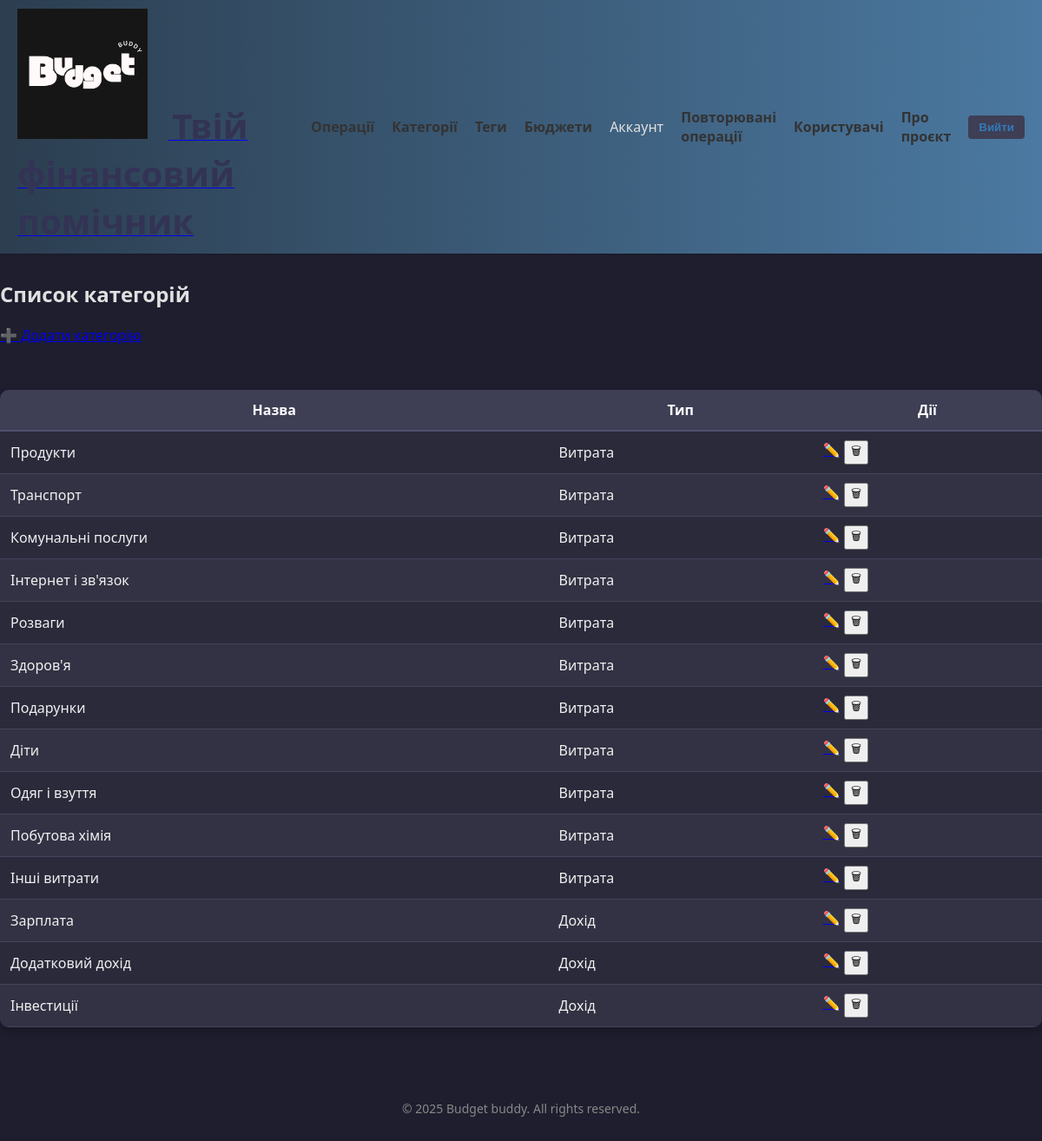
/categories/ (signed in), run on the app's committed database.
### apps/core/models/category.py (models this page shows, shortened)
class Category(TimeStampedModel):
    id = models.AutoField(primary_key=True)
    name = models.CharField(max_length=100)
    type = models.CharField(
        max_length=10,
        choices=TransactionType.choices,
        default=TransactionType.EXPENSE
    )
    user = models.ForeignKey(settings.AUTH_USER_MODEL, on_delete=models.CASCADE, null=True, blank=True, related_name='categories')

### apps/core/views.py (the view)
# urls.py: path('categories/', views.category_list, name='category_list'),
@require_http_methods(["GET"])
def category_list(request):
    categories = Category.objects.filter(user=request.user)
    return render(request, 'core/pages/category_list.html', {'categories': categories})

### apps/core/templates/core/pages/category_list.html (shortened to what this page needs)
{% extends "base.html" %}
{% block content %}
<div class="container">
    <h2>Список категорій</h2>
    <a href="{% url 'core:category_create' %}" class="btn btn-success">➕ Додати категорію</a>
    <br><br>
    {% if categories %}
        <table class="table">
            <thead>
                <tr>
                    <th>Назва</th>
                    <th>Тип</th>
                    <th>Дії</th>
                </tr>
            </thead>
            <tbody>
                {% for category in categories %}
                    <tr>
                        <td>{{ category.name }}</td>
                        <td>{{ category.get_type_display }}</td>
                        <td>
                            <a href="{% url 'core:category_update' category.pk %}" class="btn btn-sm btn-primary">✏️</a>
                            <form action="{% url 'core:category_delete' category.pk %}" method="post" style="display:inline;">
                                <button type="submit" class="btn btn-sm btn-danger" onclick="return confirm('Ви впевнені?')">🗑</button>
                            </form>
                        </td>
                    </tr>
                {% endfor %}
            </tbody>
        </table>
    {% else %}
        <p>Немає жодної категорії.</p>
    {% endif %}
</div>
{% endblock %}

### static/styles.css (style rules this page uses)
html, body { height: 100%; margin: 0; padding: 0; font-family: 'Segoe UI', sans-serif; font-size: 16px; background-color: #1e1e2f; color: #e0e0e0; }
body { display: flex; flex-direction: column; min-height: 100vh; }
.container { margin: 30px auto; max-width: 1200px; }
table { width: 100%; border-collapse: collapse; margin-top: 30px; background-color: #2a2a3b; border-radius: 10px; overflow: hidden; box-shadow: 0 4px 12px rgba(0,0,0,0.3); color: #f0f0f0; }
table th { background: #3e3e55; color: #ffffff; font-weight: 600; padding: 12px; border-bottom: 2px solid #4f4f70; }
table td { padding: 10px 12px; border-bottom: 1px solid #44445a; }
table tr:nth-child(even) { background: #323244; }

### data on the page
Category: name "Продукти", type "Витрата"
Category: name "Транспорт", type "Витрата"
Category: name "Комунальні послуги", type "Витрата"
Category: name "Інтернет і зв'язок", type "Витрата"
Category: name "Розваги", type "Витрата"
Category: name "Здоров'я", type "Витрата"
Category: name "Подарунки", type "Витрата"
Category: name "Діти", type "Витрата"
Category: name "Одяг і взуття", type "Витрата"
Category: name "Побутова хімія", type "Витрата"
Category: name "Інші витрати", type "Витрата"
Category: name "Зарплата", type "Дохід"
Category: name "Додатковий дохід", type "Дохід"
Category: name "Інвестиції", type "Дохід"
